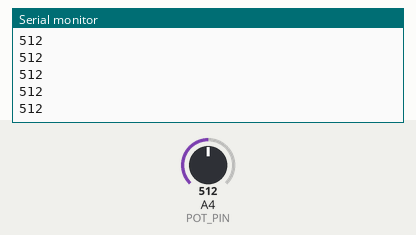
The sketch below on a simulated Arduino Uno, built with avr-gcc and run on an emulated ATmega328P. Parts: the last lines printed to the serial monitor. Inputs (shaded band) come from the test bench; at power-on: A4 (POT_PIN) = 512.

Above: at 1.2 s.
1.3 s: A4 (POT_PIN) set to 716
At 1.31 s:
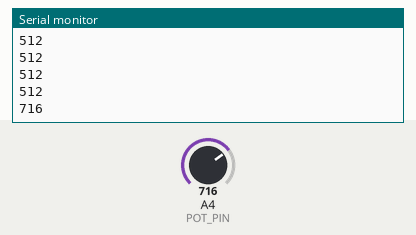
2.8 s: A4 (POT_PIN) set to 900
At 2.81 s:
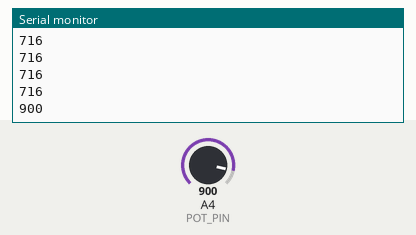
Timing chart, 0 to 5.8 s (numbered marks = the images above; inputs shaded):
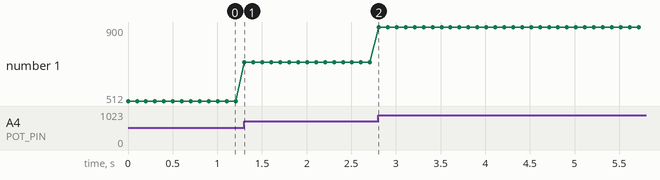

The sketch:

BLINK_SERIAL.ino
```cpp
#define LED_PIN 8
#define BTN_PIN 2
#define POT_PIN A4

void setup() {
  Serial.begin(115200);
  // pinMode(BTN_PIN, INPUT);
  // pinMode(LED_PIN, OUTPUT);
  pinMode(POT_PIN, INPUT);
  // digitalWrite(LED_PIN, HIGH);
}

void loop() {
  Serial.println(analogRead(POT_PIN));
  delay(100);

}
```

Measured:
- after the input at 1.3 s, the serial monitor: prints a new line at once (image 1)
- after the input at 2.8 s, the serial monitor: prints a new line at once (image 2)
- plotted number 1: 512 → 716 after the input at 1.3 s, 716 → 900 after the input at 2.8 s
